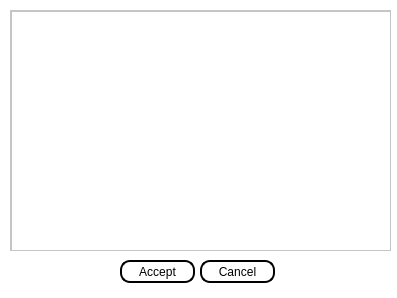
<?xml version="1.0" encoding="UTF-8"?>
<ui version="4.0">
 <class>Dialog</class>
 <widget class="QDialog" name="Dialog">
  <property name="geometry">
   <rect>
    <x>0</x>
    <y>0</y>
    <width>397</width>
    <height>298</height>
   </rect>
  </property>
  <property name="windowTitle">
   <string>Dialog</string>
  </property>
  <property name="styleSheet">
   <string notr="true">background-color: rgb(255, 255, 255);</string>
  </property>
  <widget class="QPushButton" name="accept">
   <property name="geometry">
    <rect>
     <x>120</x>
     <y>260</y>
     <width>75</width>
     <height>23</height>
    </rect>
   </property>
   <property name="styleSheet">
    <string notr="true">background-color: qlineargradient(x1: 0, y1: 0, x2: 0, y2: 1, stop: 0 white, stop: 1 white);
border-style: solid;
border-color: black;
border-width: 2px;
border-radius: 10px;</string>
   </property>
   <property name="text">
    <string>Accept</string>
   </property>
  </widget>
  <widget class="QPushButton" name="cancel">
   <property name="geometry">
    <rect>
     <x>200</x>
     <y>260</y>
     <width>75</width>
     <height>23</height>
    </rect>
   </property>
   <property name="styleSheet">
    <string notr="true">background-color: qlineargradient(x1: 0, y1: 0, x2: 0, y2: 1, stop: 0 white, stop: 1 white);
border-style: solid;
border-color: black;
border-width: 2px;
border-radius: 10px;</string>
   </property>
   <property name="text">
    <string>Cancel</string>
   </property>
  </widget>
  <widget class="QScrollArea" name="scrollArea">
   <property name="geometry">
    <rect>
     <x>10</x>
     <y>10</y>
     <width>381</width>
     <height>241</height>
    </rect>
   </property>
   <property name="widgetResizable">
    <bool>true</bool>
   </property>
   <widget class="QWidget" name="scrollAreaWidgetContents">
    <property name="geometry">
     <rect>
      <x>0</x>
      <y>0</y>
      <width>379</width>
      <height>239</height>
     </rect>
    </property>
    <widget class="QPlainTextEdit" name="plainTextEdit">
     <property name="geometry">
      <rect>
       <x>0</x>
       <y>0</y>
       <width>381</width>
       <height>241</height>
      </rect>
     </property>
     <property name="plainText">
      <string>
	
      </string>
     </property>
    </widget>
   </widget>
  </widget>
 </widget>
 <resources/>
 <connections/>
</ui>
